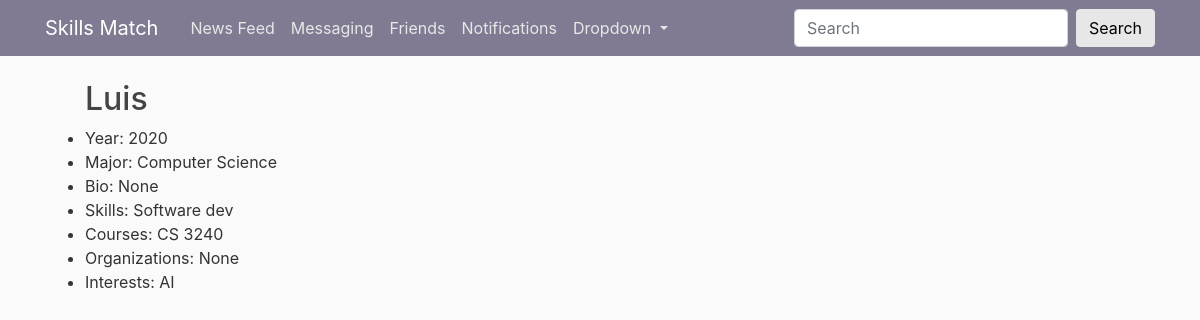
The app's page / (signed in) with its own data.
### app/models.py (models this page shows)
class Profile(models.Model):
    user_id = models.CharField(max_length=10)
    name = models.CharField(max_length=200)
    year = models.CharField(max_length=100)
    major = models.CharField(max_length=200)
    bio = models.TextField(max_length=600, blank = True)
    skills = models.CharField(max_length=100, blank = True)
    courses = models.CharField(max_length=200, blank = True)      # eventually drop down menu? hashtags?
    organizations = models.CharField(max_length=200, blank = True)
    interests = models.CharField(max_length=100, blank = True)
    image = models.ImageField(default='default-avatar.jpg', upload_to='profile_pics')

### app/views.py (the view)
# urls.py: 2. Add a URL to urlpatterns:  path('', views.home, name='home')
def home(request):
    context = {}
    if not request.user.is_authenticated:
        return redirect('login')
    else:
        return create_profile(request)

### app/templates/app/published_profile.html (shortened to what this page needs)
{% extends "app/base.html" %}
{% block content2 %}
{% if profile %}
<ul>
        <h2>{{profile.name}}</h2>
        <div id = "main_info">
                <li>Year: {{ profile.year }}</li>
                <li>Major: {{ profile.major }}</li>
        </div>
            <div>
                <li>Bio: {{ profile.bio }}</li>
            </div>
            <li>Skills: {{ profile.skills }}</li>
            <li>Courses: {{ profile.courses }}</li>
            <li>Organizations: {{ profile.organizations }}</li>
            <li>Interests: {{ profile.interests }}</li>
    </ul>
{% else %}
    <p>There is currently no user data.</p>
{% endif %}
{% endblock content2 %}

### app/static/main.css (style rules this page uses)
body { background: #fafafa; color: #333333; margin-top: 5rem; }
h1, h2, h3, h4, h5, h6 { color: #444444; }
ul { margin: 0; }

### records on screen
Profile: name "Luis", year "2020", major "Computer Science", bio "None", skills "Software dev", courses "CS 3240", organizations "None", interests "AI"
